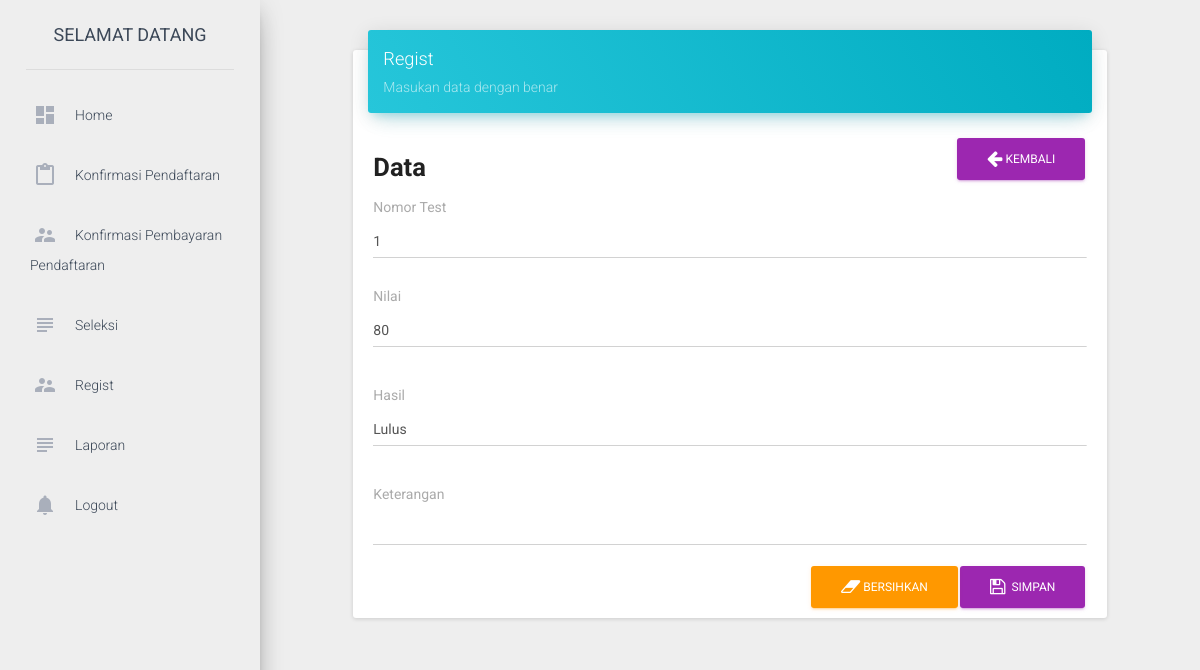
Screenshot of /dashboard/index.php?page=32&Id_test=1 (signed in) with the database file from the repository.
### tables this page shows
CREATE TABLE IF NOT EXISTS `tb_seleksi` (
  `Id_test` int(11) NOT NULL AUTO_INCREMENT,
  `id_user` int(11) NOT NULL,
  `nilai` int(11) NOT NULL,
  `hasil` varchar(10) NOT NULL,
  `tgl` date NOT NULL,
  PRIMARY KEY (`Id_test`)
);

### dashboard/include/form_regis.php (the view, shortened to what this page needs)
<?php
$query 		=	"select tb_seleksi.Id_test,nilai,hasil,nama,tgl from tb_seleksi inner join pendaftaran on tb_seleksi.id_user=pendaftaran.Id";
$exec  		= 	mysqli_query($conn, $query);
if ($exec) {
	$data 	= mysqli_fetch_array($exec);
}else{
	echo mysqli_error($conn);
}
?>
<div class="row">
    <div class="col-sm-12 col-md-8 col-lg-10 col-lg-offset-1">
        <div class="card" style="margin-top: 50px">
            <div class="card-header" data-background-color="blue">
                <h4 class="title">Regist</h4>
                <p class="category">Masukan data  dengan benar</p>
            </div>
            <div class="card-content">
                <a href="index.php?page=19" class="btn btn-primary btn-md pull-right"><i class="fa fa-arrow-left"></i> Kembali</a>
                <h3 style="overflow: hidden;"><b>Data </b></h3>
				<form action="" name="hitung" method="post">
				<div class="control-group">
					<label for="kode_mapel_kegiatan">Nomor Test</label>
					<div class="controls">
			<input type="text" list="id_user" class="form-control"  name='id_user' readonly value="<?php echo $data['Id_test']?>" class='required'
			>
		</div>
					<div class="form-group floating-label">
						<label for="nilai">Nilai</label>
						<input type="text" class="form-control" readonly name="nilai" value="<?php echo $data['nilai']?>"">
					</div>
					<div class="form-group floating-label">
						<label for="hasil">Hasil</label>
						<input type="text" class="form-control" readonly name="hasil"  id="hasil" value="<?php echo $data['hasil']?>">
					</div>
					<div class="form-group floating-label">
						<label for="nilai">Keterangan</label>
						<input type="text" class="form-control"  name="keterangan" value="">
					</div>
					<button type="submit" name="submit" class="btn btn-primary pull-right"><i class="fa fa-save"></i> &nbsp;Simpan</button>
					<button type="reset" class="btn btn-warning pull-right"><i class="fa fa-eraser"></i> Bersihkan</button>
				</form>
            </div>
        </div>
    </div>
</div>

### rows the page displays
tb_seleksi: id_user "1", nilai "80", hasil "Lulus"
